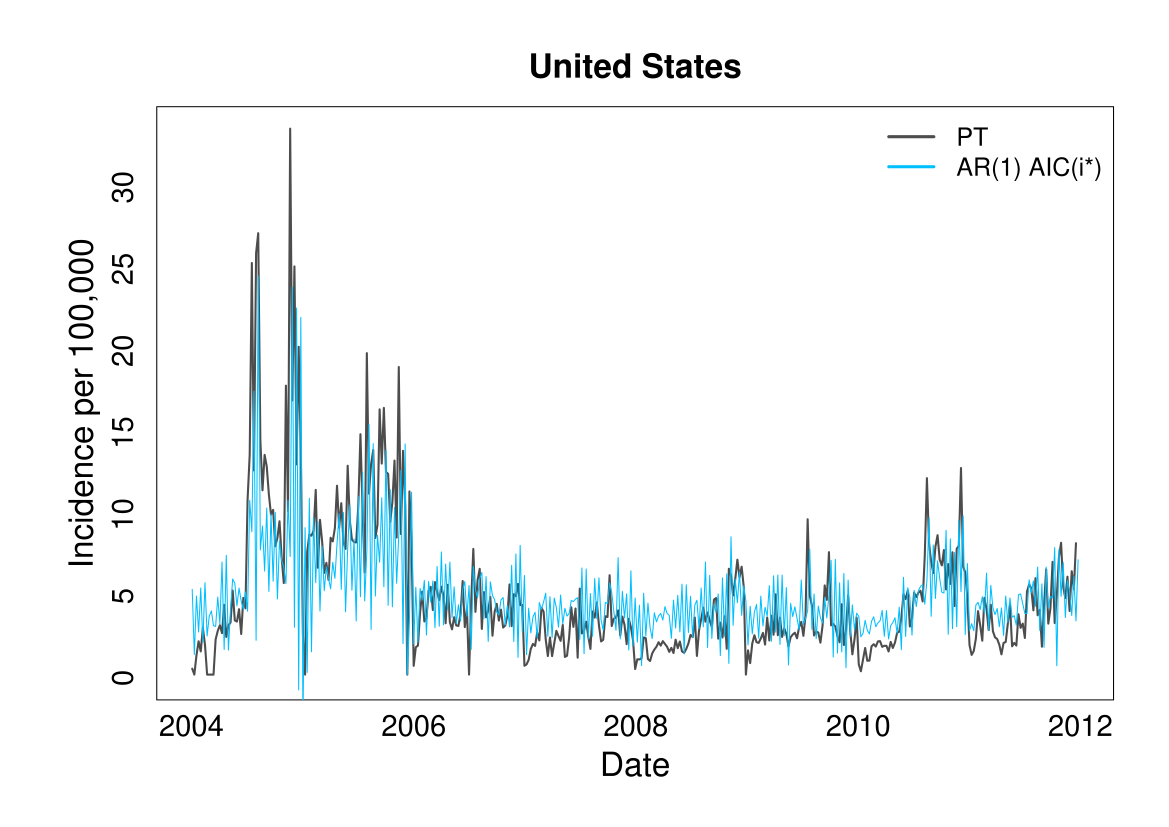

Reproduce this figure in R.
# 1/28/19
# setwd("C:/Users/Chris/Google Drive/1Chris/1Research/2018 UROP/Scripts")
# Generate a plot of just the top AIC model for the entire timeseries timeframe for each state

library(readxl)

# Function to extract the overall ANOVA p-value out of a linear model object
lmp <- function (modelobject) {
  if (class(modelobject) != "lm") stop("Not an object of class 'lm' ")
  f <- summary(modelobject)$fstatistic
  p <- pf(f[1],f[2],f[3],lower.tail=F)
  attributes(p) <- NULL
  return(p)
}

pdf("C:/Users/chris/Google Drive/1Chris/1Research/2018 UROP/Scripts/12-9-2018-estimates_plots_ALLDATES_AR1.pdf",paper="a4r", width = 11, height = 8.5)
par(mar=c(5,6,4,1)+.1)
statesList = c('US', 'US-AK', 'US-AL', 'US-AR', 'US-AZ', 'US-CA', 'US-CO', 'US-CT', 'US-DC', 'US-DE', 'US-FL', 'US-GA', 'US-HI', 'US-IA', 'US-ID', 'US-IL', 'US-IN', 'US-KS', 'US-KY', 'US-LA', 'US-MA', 'US-MD', 'US-ME', 'US-MI', 'US-MN', 'US-MO', 'US-MS', 'US-MT', 'US-NC', 'US-ND', 'US-NE', 'US-NH', 'US-NJ', 'US-NM', 'US-NV', 'US-NY', 'US-OH', 'US-OK', 'US-OR', 'US-PA', 'US-RI', 'US-SC', 'US-SD', 'US-TN', 'US-TX', 'US-UT', 'US-VA', 'US-VT', 'US-WA', 'US-WI', 'US-WV', 'US-WY')
namesList = c('United States','ALASKA','ALABAMA','ARKANSAS','ARIZONA','CALIFORNIA','COLORADO','CONNECTICUT','District of Colombia','DELAWARE','FLORIDA','GEORGIA','HAWAII','IOWA','IDAHO','ILLINOIS','INDIANA','KANSAS','KENTUCKY','LOUISIANA','MASSACHUSETTS','MARYLAND','MAINE','MICHIGAN','MINNESOTA','MISSOURI','MISSISSIPPI','MONTANA','NORTH CAROLINA','NORTH DAKOTA','NEBRASKA','NEW HAMPSHIRE','NEW JERSEY','NEW MEXICO','NEVADA','NEW YORK','OHIO','OKLAHOMA','OREGON','PENNSYLVANIA','RHODE ISLAND','SOUTH CAROLINA','SOUTH DAKOTA','TENNESSEE','TEXAS','UTAH','VIRGINIA','VERMONT','WASHINGTON','WISCONSIN','WEST VIRGINIA','WYOMING')
summaryRMSE <- matrix(NaN, nrow = length(statesList), ncol = 4)

allModelData_not_corrected = read_excel("C:/Users/chris/Google Drive/1Chris/1Research/2018 UROP/Scripts/10-25-2018-model_averaged_estimates_all_MAXDATES.xlsx", sheet = 1)[1:417,]
topModelData_not_corrected = read_excel("C:/Users/chris/Google Drive/1Chris/1Research/2018 UROP/Scripts/10-25-2018-model_averaged_estimates_top_MAXDATES.xlsx", sheet = 1)[1:417,]
topAICModelData_not_corrected = read_excel("C:/Users/chris/Google Drive/1Chris/1Research/2018 UROP/Scripts/10-25-2018-model_averaged_estimates_topAIC_MAXDATES.xlsx", sheet = 1)[1:417,]
allGtermsModelData_not_corrected = read_excel("C:/Users/chris/Google Drive/1Chris/1Research/2018 UROP/Scripts/10-25-2018-model_averaged_estimates_allGterms_MAXDATES.xlsx", sheet = 1)[1:417,]

allModelData_corrected = read_excel("C:/Users/chris/Google Drive/1Chris/1Research/2018 UROP/Scripts/10-25-2018-model_averaged_estimates_all_corrected_MAXDATES.xlsx", sheet = 1, col_types = "numeric")[1:417,]
topModelData_corrected = read_excel("C:/Users/chris/Google Drive/1Chris/1Research/2018 UROP/Scripts/10-25-2018-model_averaged_estimates_top_corrected_MAXDATES.xlsx", sheet = 1, col_types = "numeric")[1:417,]
topAICModelData_corrected = read_excel("C:/Users/chris/Google Drive/1Chris/1Research/2018 UROP/Scripts/10-25-2018-model_averaged_estimates_topAIC_corrected_MAXDATES.xlsx", sheet = 1, col_types = "numeric")[1:417,]
allGtermsModelData_corrected = read_excel("C:/Users/chris/Google Drive/1Chris/1Research/2018 UROP/Scripts/10-25-2018-model_averaged_estimates_allGterms_corrected_MAXDATES.xlsx", sheet = 1, col_types = "numeric")[1:417,]

# lineColors = c("firebrick3","navy","royalblue2","turquoise2","orange4", "tan3","gold")
# lineColors = c("gray30","red4","red2","orangered","lightcoral","navy","royalblue2","deepskyblue","turquoise2","lavenderblush3")
lineColors = c("gray30","deepskyblue")

model_RMSE_cor <- data.frame(matrix(ncol = 25, nrow = (length(statesList)+1) ))
model_RMSE_cor[,1] <- c(statesList, 'Ave')

colnames(model_RMSE_cor)<-c('state', 
  'fRMSE_allModelData_not_corrected', 'fRMSE_topModelData_not_corrected', 'fRMSE_topAICModelData_not_corrected', 'fRMSE_allGtermsModelData_not_corrected',
  'fRMSE_allModelData_corrected', 'fRMSE_topModelData_corrected', 'fRMSE_topAICModelData_corrected', 'fRMSE_allGtermsModelData_corrected',
  'tRMSE_allModelData_not_corrected', 'tRMSE_topModelData_not_corrected', 'tRMSE_topAICModelData_not_corrected', 'fRMSE_allGtermsModelData_not_corrected', 
  'tRMSE_allModelData_corrected', 'tRMSE_topModelData_corrected', 'tRMSE_topAICModelData_corrected', 'tRMSE_allGtermsModelData_corrected',
  'r2_allModelData_not_corrected', 'r2_topModelData_not_corrected', 'r2_topAICModelData_not_corrected', 'r2_allGtermsModelData_not_corrected',
  'r2_allModelData_corrected', 'r2_topModelData_corrected', 'r2_topAICModelData_corrected', 'r2_allGtermsModelData_corrected')

for (state in statesList){
  
  #Read in the Project Tycho incidence data.
  csvData = read.csv(paste("C:/Users/chris/Google Drive/1Chris/1Research/2018 UROP/Scripts/PTlevel1data/Final_Incidence_Data/FinalNATimeSeries/PT_",state,".csv",sep=''), header = FALSE)
  xx <- rep(csvData[,2], length.out=773) 
  xx[(nrow(csvData)+1):nrow(allModelData_not_corrected)] <- NA 
  tychoData <- data.frame(xx)
  colnames(tychoData) <- c('incidence')

  tychoDataModelTesting <- data.frame(tychoData[1:417,])
  colnames(tychoDataModelTesting) <- c('incidence')
  
  #Read in Google Trends "pertussis" timeseries data
  csvData = read.csv(paste('C:/Users/Chris/Google Drive/1Chris/1Research/2018 UROP/Scripts/10-24-GTdata/',state,'_','pertussis','.csv',sep=''), header = FALSE)[1:417,]
  pertussis_Trends <- data.frame(csvData[,2])
  colnames(pertussis_Trends) <- c('pertussis')
  if(length(unique(csvData[,2]))!=1){
    pertussis_Trends["pertussis"] <- max(tychoDataModelTesting, na.rm=T)*(csvData[,2]-min(csvData[,2]))/(max(csvData[,2])-min(csvData[,2]))
  }
  else{
    pertussis_Trends["pertussis"] <- csvData[,2]
  }
  #Read in Google Trends "whooping cough" timeseries data
  # csvData = read.csv(paste('C:/Users/Chris/Google Drive/1Chris/1Research/2018 UROP/Scripts/10-24-GTdata/',state,'_','whooping cough','.csv',sep=''), header = FALSE)[1:417,]
  # whooping_cough_Trends <- data.frame(csvData[,2])
  # colnames(whooping_cough_Trends) <- c('whooping cough')
  # if(length(unique(csvData[,2]))!=1)
  #   whooping_cough_Trends["whooping cough"] <- max(tychoDataModelTesting, na.rm=T)*(csvData[,2]-min(csvData[,2]))/(max(csvData[,2])-min(csvData[,2]))
  # else
  #   whooping_cough_Trends["whooping cough"] <- csvData[,2]
  

  
  plotData <- data.frame(allModelData_not_corrected[['date']], tychoDataModelTesting[["incidence"]],
                         allModelData_not_corrected[[state]], topModelData_not_corrected[[state]], topAICModelData_not_corrected[[state]],allGtermsModelData_not_corrected[[state]],
                         allModelData_corrected[[state]], topModelData_corrected[[state]], topAICModelData_corrected[[state]], allGtermsModelData_corrected[[state]], 
                         pertussis_Trends['pertussis'], stringsAsFactors=FALSE)
  colnames(plotData) <- (c('Date', 'Project_Tycho', 'allModelData_not_corrected', 'topModelData_not_corrected', 'topAICModelData_not_corrected','allGtermsModelData_not_corrected',
                           'allModelData_corrected', 'topModelData_corrected', 'topAICModelData_corrected', 'allGtermsModelData_corrected', 
                           'pertussis_Trends'))
  
  yrange <- seq(0,max(plotData[,2:ncol(plotData)],na.rm=T),length=5)
  plot(plotData$Project_Tycho[na.rm=T]~plotData[,1],type="l",col=lineColors[1],lwd=2.0,xlab="Date",ylab="Incidence per 100,000", main=namesList[which(statesList == state)], cex.main=2.0, cex.lab=2.0, cex.axis=1.75, ylim=c(0,max(plotData[,2:ncol(plotData)],na.rm=T)), tick = F)


  # lines(plotData[,5]~plotData[,1], col=lineColors[4],lwd=1.0, tick = F)
  # lines(plotData[,3]~plotData[,1], col=lineColors[2],lwd=1.0, tick = F)
  # lines(plotData[,4]~plotData[,1], col=lineColors[3],lwd=1.0, tick = F)
  lines(plotData[,9]~plotData[,1], col=lineColors[2],lwd=1.0, tick = F)
  # lines(plotData[,7]~plotData[,1], col=lineColors[6],lwd=1.0, tick = F)
  # lines(plotData[,8]~plotData[,1], col=lineColors[7],lwd=1.0, tick = F)
  
  # lines(plotData[,6]~plotData[,1], col=lineColors[5],lwd=1.0, tick = F)
  # lines(plotData[,10]~plotData[,1], col=lineColors[9],lwd=1.0, tick = F)
  # lines(plotData[,11]~plotData[,1], col=lineColors[10],lwd=0.3, tick = F)
  
  # box()
  
  axis(1,at = plotData[,1], format(plotData[,1],"%m/%d/%Y"), labels =F, tick = F )
  axis(2, at = yrange, tick = F, labels = F)
  # op <- par(cex = 0.75)
  legend(x = 'topright', lwd = 3, lty = rep(1, length(lineColors)), bty = "n", legend=c('PT','AR(1) AIC(i*)'), pch=rep(NA, length(lineColors)), col=lineColors, cex=1.5)
  
  # #Compute RMSE and R^2 for different model averages
  # state_metrics <- rep(NA, 24)
  # # # #
  # # fRMSE_allModelData_not_corrected
  # state_metrics[1] <- sqrt( sum( (tychoDataModelTesting[["incidence"]][392:417] - allModelData_not_corrected[[state]][392:417])^2 , na.rm = TRUE ) / sum(!is.na(tychoDataModelTesting[["incidence"]][392:417])) ) 
  # # fRMSE_topModelData_not_corrected
  # state_metrics[2] <- sqrt( sum( (tychoDataModelTesting[["incidence"]][392:417] - topModelData_not_corrected[[state]][392:417])^2 , na.rm = TRUE ) / sum(!is.na(tychoDataModelTesting[["incidence"]][392:417])) ) 
  # # fRMSE_topAICModelData_not_corrected
  # state_metrics[3] <- sqrt( sum( (tychoDataModelTesting[["incidence"]][392:417] - topAICModelData_not_corrected[[state]][392:417])^2 , na.rm = TRUE ) / sum(!is.na(tychoDataModelTesting[["incidence"]][392:417])) ) 
  # # fRMSE_allGtermsModelData_not_corrected
  # state_metrics[4] <- sqrt( sum( (tychoDataModelTesting[["incidence"]][392:417] - allGtermsModelData_not_corrected[[state]][392:417])^2 , na.rm = TRUE ) / sum(!is.na(tychoDataModelTesting[["incidence"]][392:417])) ) 
  # # # #
  # # fRMSE_allModelData_corrected
  # state_metrics[5] <- sqrt( sum( (tychoDataModelTesting[["incidence"]][392:417] - allModelData_corrected[[state]][392:417])^2 , na.rm = TRUE ) / sum(!is.na(tychoDataModelTesting[["incidence"]][392:417])) ) 
  # # fRMSE_topModelData_corrected
  # state_metrics[6] <- sqrt( sum( (tychoDataModelTesting[["incidence"]][392:417] - topModelData_corrected[[state]][392:417])^2 , na.rm = TRUE ) / sum(!is.na(tychoDataModelTesting[["incidence"]][392:417])) ) 
  # # fRMSE_topAICModelData_corrected
  # state_metrics[7] <- sqrt( sum( (tychoDataModelTesting[["incidence"]][392:417] - topAICModelData_corrected[[state]][392:417])^2 , na.rm = TRUE ) / sum(!is.na(tychoDataModelTesting[["incidence"]][392:417])) ) 
  # # fRMSE_allGtermsModelData_corrected
  # state_metrics[8] <- sqrt( sum( (tychoDataModelTesting[["incidence"]][392:417] - allGtermsModelData_corrected[[state]][392:417])^2 , na.rm = TRUE ) / sum(!is.na(tychoDataModelTesting[["incidence"]][392:417])) ) 
  # # # #
  # # tRMSE_allModelData_not_corrected
  # state_metrics[9] <- sqrt( sum( (tychoDataModelTesting[["incidence"]] - allModelData_not_corrected[[state]])^2 , na.rm = TRUE ) / sum(!is.na(tychoDataModelTesting[["incidence"]])) ) 
  # # tRMSE_topModelData_not_corrected
  # state_metrics[10] <- sqrt( sum( (tychoDataModelTesting[["incidence"]] - topModelData_not_corrected[[state]])^2 , na.rm = TRUE ) / sum(!is.na(tychoDataModelTesting[["incidence"]])) )
  # # tRMSE_topAICModelData_not_corrected
  # state_metrics[11] <- sqrt( sum( (tychoDataModelTesting[["incidence"]] - topAICModelData_not_corrected[[state]])^2 , na.rm = TRUE ) / sum(!is.na(tychoDataModelTesting[["incidence"]])) )
  # # fRMSE_allGtermsModelData_not_corrected
  # state_metrics[12] <- sqrt( sum( (tychoDataModelTesting[["incidence"]] - allGtermsModelData_not_corrected[[state]])^2 , na.rm = TRUE ) / sum(!is.na(tychoDataModelTesting[["incidence"]])) )
  # # # #
  # # tRMSE_allModelData_corrected
  # state_metrics[13] <- sqrt( sum( (tychoDataModelTesting[["incidence"]] - allModelData_corrected[[state]])^2 , na.rm = TRUE ) / sum(!is.na(tychoDataModelTesting[["incidence"]])) )
  # # tRMSE_topModelData_corrected
  # state_metrics[14] <- sqrt( sum( (tychoDataModelTesting[["incidence"]] - topModelData_corrected[[state]])^2 , na.rm = TRUE ) / sum(!is.na(tychoDataModelTesting[["incidence"]])) )
  # # tRMSE_topAICModelData_corrected
  # state_metrics[15] <- sqrt( sum( (tychoDataModelTesting[["incidence"]] - topAICModelData_corrected[[state]])^2 , na.rm = TRUE ) / sum(!is.na(tychoDataModelTesting[["incidence"]])) )
  # # tRMSE_allGtermsModelData_corrected
  # state_metrics[16] <- sqrt( sum( (tychoDataModelTesting[["incidence"]] - allGtermsModelData_corrected[[state]])^2 , na.rm = TRUE ) / sum(!is.na(tychoDataModelTesting[["incidence"]])) )
  # # # #
  # # r2_allModelData_not_corrected
  # state_metrics[17] <- summary(lm(tychoDataModelTesting[["incidence"]]~allModelData_not_corrected[[state]]))$adj.r.squared
  # # r2_topModelData_not_corrected
  # state_metrics[18] <- summary(lm(tychoDataModelTesting[["incidence"]]~topModelData_not_corrected[[state]]))$adj.r.squared
  # # r2_topAICModelData_not_corrected
  # state_metrics[19] <- summary(lm(tychoDataModelTesting[["incidence"]]~topAICModelData_not_corrected[[state]]))$adj.r.squared
  # # r2_allGtermsModelData_not_corrected
  # state_metrics[20] <- summary(lm(tychoDataModelTesting[["incidence"]]~allGtermsModelData_not_corrected[[state]]))$adj.r.squared
  # # # #
  # # r2_allModelData_corrected
  # state_metrics[21] <- summary(lm(tychoDataModelTesting[["incidence"]]~allModelData_corrected[[state]]))$adj.r.squared
  # # r2_topModelData_corrected
  # state_metrics[22] <- summary(lm(tychoDataModelTesting[["incidence"]]~topModelData_corrected[[state]]))$adj.r.squared
  # # r2_topAICModelData_corrected
  # state_metrics[23] <- summary(lm(tychoDataModelTesting[["incidence"]]~topAICModelData_corrected[[state]]))$adj.r.squared
  # # r2_allGtermsModelData_corrected
  # state_metrics[24] <- summary(lm(tychoDataModelTesting[["incidence"]]~allGtermsModelData_corrected[[state]]))$adj.r.squared
  # 
  # model_RMSE_cor[which(statesList == state),2:ncol(model_RMSE_cor)] <- state_metrics
}
#compute average for last row
# for (column in 2:ncol(model_RMSE_cor)){
#   model_RMSE_cor[nrow(model_RMSE_cor),column] <- mean(model_RMSE_cor[1:(nrow(model_RMSE_cor)-1),column])
# }
# write.table(model_RMSE_cor, file="10-25-2018-estimates_plots_ALLDATES_RMSE_cor.csv", sep = ",", row.names = FALSE, col.names = TRUE)

dev.off()
